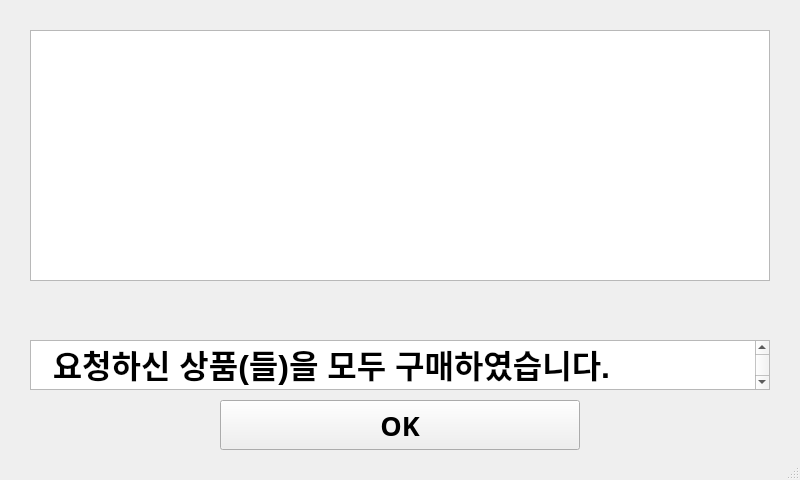
<?xml version="1.0" encoding="UTF-8"?>
<ui version="4.0">
 <class>MainWindow</class>
 <widget class="QMainWindow" name="MainWindow">
  <property name="geometry">
   <rect>
    <x>0</x>
    <y>0</y>
    <width>800</width>
    <height>480</height>
   </rect>
  </property>
  <property name="maximumSize">
   <size>
    <width>800</width>
    <height>480</height>
   </size>
  </property>
  <property name="cursor">
   <cursorShape>CrossCursor</cursorShape>
  </property>
  <property name="windowTitle">
   <string>MainWindow</string>
  </property>
  <widget class="QWidget" name="centralwidget">
   <widget class="QPushButton" name="OKbtn">
    <property name="geometry">
     <rect>
      <x>220</x>
      <y>400</y>
      <width>360</width>
      <height>50</height>
     </rect>
    </property>
    <property name="font">
     <font>
      <family>HU담은고딕 160</family>
      <pointsize>20</pointsize>
      <weight>75</weight>
      <bold>true</bold>
     </font>
    </property>
    <property name="text">
     <string>OK</string>
    </property>
   </widget>
   <widget class="QTableWidget" name="goodstableWidget">
    <property name="geometry">
     <rect>
      <x>30</x>
      <y>30</y>
      <width>740</width>
      <height>251</height>
     </rect>
    </property>
    <property name="font">
     <font>
      <pointsize>20</pointsize>
      <weight>75</weight>
      <bold>true</bold>
     </font>
    </property>
    <property name="cursor" stdset="0">
     <cursorShape>CrossCursor</cursorShape>
    </property>
    <property name="autoFillBackground">
     <bool>false</bool>
    </property>
    <property name="editTriggers">
     <set>QAbstractItemView::NoEditTriggers</set>
    </property>
    <property name="dragDropOverwriteMode">
     <bool>false</bool>
    </property>
    <property name="rowCount">
     <number>0</number>
    </property>
    <property name="columnCount">
     <number>3</number>
    </property>
    <attribute name="horizontalHeaderVisible">
     <bool>false</bool>
    </attribute>
    <attribute name="horizontalHeaderDefaultSectionSize">
     <number>100</number>
    </attribute>
    <attribute name="horizontalHeaderShowSortIndicator" stdset="0">
     <bool>false</bool>
    </attribute>
    <attribute name="horizontalHeaderStretchLastSection">
     <bool>true</bool>
    </attribute>
    <attribute name="verticalHeaderDefaultSectionSize">
     <number>100</number>
    </attribute>
    <attribute name="verticalHeaderShowSortIndicator" stdset="0">
     <bool>false</bool>
    </attribute>
    <column/>
    <column/>
    <column/>
   </widget>
   <widget class="QTextEdit" name="textEdit">
    <property name="geometry">
     <rect>
      <x>30</x>
      <y>340</y>
      <width>740</width>
      <height>50</height>
     </rect>
    </property>
    <property name="html">
     <string>&lt;!DOCTYPE HTML PUBLIC &quot;-//W3C//DTD HTML 4.0//EN&quot; &quot;http://www.w3.org/TR/REC-html40/strict.dtd&quot;&gt;
&lt;html&gt;&lt;head&gt;&lt;meta name=&quot;qrichtext&quot; content=&quot;1&quot; /&gt;&lt;style type=&quot;text/css&quot;&gt;
p, li { white-space: pre-wrap; }
&lt;/style&gt;&lt;/head&gt;&lt;body style=&quot; font-family:'Gulim'; font-size:9pt; font-weight:400; font-style:normal;&quot;&gt;
&lt;p style=&quot; margin-top:0px; margin-bottom:0px; margin-left:0px; margin-right:0px; -qt-block-indent:0; text-indent:0px;&quot;&gt;&lt;span style=&quot; font-size:24pt; font-weight:600;&quot;&gt;  요청하신 상품(들)을 모두 구매하였습니다.&lt;/span&gt;&lt;/p&gt;&lt;/body&gt;&lt;/html&gt;</string>
    </property>
   </widget>
   <widget class="QLabel" name="totalprice">
    <property name="geometry">
     <rect>
      <x>30</x>
      <y>280</y>
      <width>740</width>
      <height>50</height>
     </rect>
    </property>
    <property name="font">
     <font>
      <family>맑은 고딕</family>
      <pointsize>20</pointsize>
      <weight>75</weight>
      <bold>true</bold>
     </font>
    </property>
    <property name="text">
     <string/>
    </property>
   </widget>
  </widget>
  <widget class="QStatusBar" name="statusbar">
   <property name="cursor">
    <cursorShape>UpArrowCursor</cursorShape>
   </property>
  </widget>
 </widget>
 <resources/>
 <connections/>
</ui>
